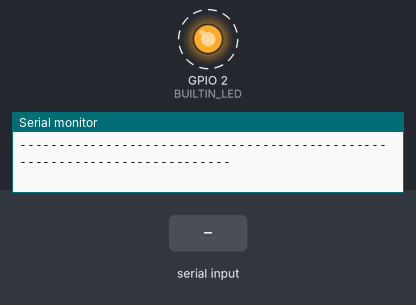
Simulated run of this sketch. Board: ESP32. Parts: output pins drawn as LEDs (lit = HIGH), the last lines printed to the serial monitor. Dashed ring = blinking. The inputs (shaded band) are chosen by the test bench.

Above: at 4.8 s.
4.9 s: "delay" received over Serial
8.5 s: "delay,45\n" received over Serial
At 9.3 s:
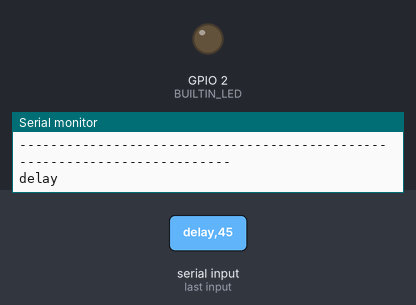
12.0 s: "delay90\n" received over Serial
Timing chart, 0 to 15.0 s (numbered marks = the images above; inputs shaded):
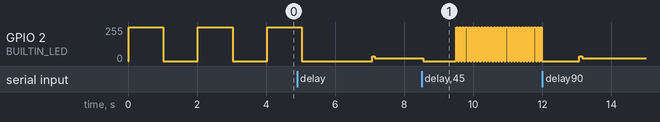

The sketch:

ESP32.ino
```cpp
const int BUILTIN_LED = 2;

bool toggleBlink = true;
int blinkDelay = 1000;


void setup() {
  Serial.begin(115200);
  pinMode(BUILTIN_LED, OUTPUT);

    Serial.println("--------------------------------------------------------------------------");
    Serial.println("To turn ON the led type \"on\"");
    Serial.println("To turn OFF the led type \"off\"");
    Serial.println("To control the blinking delay type \"delay\" then hit space, then choose a number from 1 to 999");
    Serial.println("For example type \"delay 500\" to make blink delay 500ms ");
     Serial.println("--------------------------------------------------------------------------");

}


void loop() {

    if(Serial.available() > 0){
        String incomingString = Serial.readString();
      if(incomingString.startsWith("on")){
        Serial.println("Turning ON LED");
        toggleBlink = true;
      }
      else if(incomingString.startsWith("off")){
        Serial.println("Turning OFF LED");
        toggleBlink = false;
      }
      else if(incomingString.startsWith("delay")){
       blinkDelay = incomingString.substring(6, 9).toInt();
          Serial.println(incomingString);
        }

    }


  if(toggleBlink){
  digitalWrite(BUILTIN_LED, HIGH);
  delay(blinkDelay);
  digitalWrite(BUILTIN_LED, LOW);
  delay(blinkDelay);
  }


}
```

Measured:
- after the input at 8.5 s, GPIO 2 (BUILTIN_LED): 21/255 → 0/255 after 0.05 s, then repeats every 0.09 s: 255/255 0.05 s, 0/255 0.05 s
- by itself, GPIO 2 (BUILTIN_LED): alternates 255/255 for 1.0 s and 0/255 for 1.0 s
